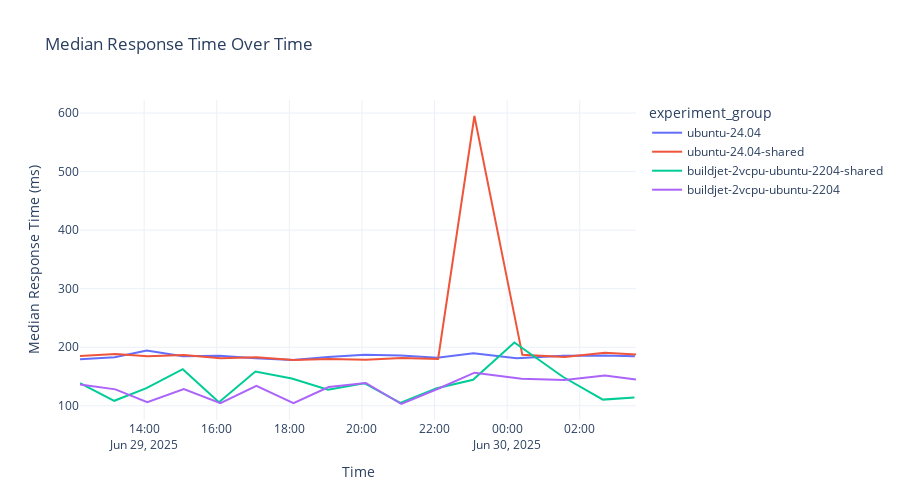
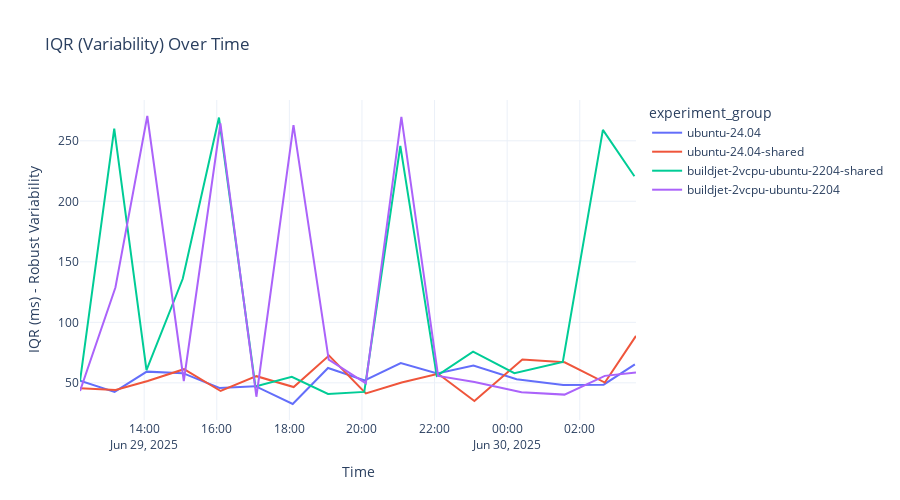

Notebook cell for these charts, in order:
### Markdown cell above
## Time Series Analysis

Analyze how performance varies over time for each configuration.

### Code cell
# Extract timestamp from test run names
def extract_timestamp(test_run_name):
    # Extract timestamp from format like 'trackerexportertests-20250629121357615'
    match = re.search(r"(\d{14})", test_run_name)
    if match:
        timestamp_str = match.group(1)
        return pd.to_datetime(timestamp_str, format="%Y%m%d%H%M%S")
    return None


variability_per_run["timestamp"] = variability_per_run["test_run"].apply(extract_timestamp)
variability_per_run = variability_per_run.dropna(subset=["timestamp"]).sort_values("timestamp")

# Time series plot of median response times (robust to outliers)
fig_ts = px.line(
    variability_per_run,
    x="timestamp",
    y="median",
    color="experiment_group",
    title="Median Response Time Over Time",
    labels={"median": "Median Response Time (ms)", "timestamp": "Time"},
)

fig_ts.update_layout(height=500, template="plotly_white")

fig_ts.show()

# Time series plot of IQR (robust variability measure)
fig_ts_iqr = px.line(
    variability_per_run,
    x="timestamp",
    y="iqr",
    color="experiment_group",
    title="IQR (Variability) Over Time",
    labels={"iqr": "IQR (ms) - Robust Variability", "timestamp": "Time"},
)

fig_ts_iqr.update_layout(height=500, template="plotly_white")

fig_ts_iqr.show()

### Figure 1 — Plotly figure (JSON) as saved in the notebook; plotly's stock layout.template omitted (floating-point values rounded to 4 significant figures)
{"data": [{"hovertemplate": "experiment_group=ubuntu-24.04<br>Time=%{x}<br>Median Response Time (ms)=%{y}<extra></extra>", "legendgroup": "ubuntu-24.04", "line": {"color": "#636efa", "dash": "solid"}, "marker": {"symbol": "circle"}, "mode": "lines", "name": "ubuntu-24.04", "orientation": "v", "showlegend": true, "type": "scatter", "x": ["2025-06-29T12:13:55.000000000", "2025-06-29T13:11:03.000000000", "2025-06-29T14:04:19.000000000", "2025-06-29T15:04:03.000000000", "2025-06-29T16:04:22.000000000", "2025-06-29T17:03:54.000000000", "2025-06-29T18:05:31.000000000", "2025-06-29T19:03:54.000000000", "2025-06-29T20:04:30.000000000", "2025-06-29T21:04:08.000000000", "2025-06-29T22:04:23.000000000", "2025-06-29T23:04:14.000000000", "2025-06-30T00:15:37.000000000", "2025-06-30T01:32:45.000000000", "2025-06-30T02:39:29.000000000", "2025-06-30T03:31:06.000000000"], "xaxis": "x", "y": [179.5, 183.0, 194.5, 184.5, 185.5, 181.0, 178.0, 183.5, 187.0, 186.0, 182.0, 189.5, 181.0, 185.5, 186.0, 184.5], "yaxis": "y"}, {"hovertemplate": "experiment_group=ubuntu-24.04-shared<br>Time=%{x}<br>Median Response Time (ms)=%{y}<extra></extra>", "legendgroup": "ubuntu-24.04-shared", "line": {"color": "#EF553B", "dash": "solid"}, "marker": {"symbol": "circle"}, "mode": "lines", "name": "ubuntu-24.04-shared", "orientation": "v", "showlegend": true, "type": "scatter", "x": ["2025-06-29T12:13:56.000000000", "2025-06-29T13:12:40.000000000", "2025-06-29T14:05:46.000000000", "2025-06-29T15:05:50.000000000", "2025-06-29T16:06:20.000000000", "2025-06-29T17:05:31.000000000", "2025-06-29T18:07:06.000000000", "2025-06-29T19:05:32.000000000", "2025-06-29T20:06:25.000000000", "2025-06-29T21:05:34.000000000", "2025-06-29T22:05:51.000000000", "2025-06-29T23:05:51.000000000", "2025-06-30T00:25:06.000000000", "2025-06-30T01:34:59.000000000", "2025-06-30T02:41:30.000000000", "2025-06-30T03:32:58.000000000"], "xaxis": "x", "y": [185.0, 188.5, 184.5, 186.5, 181.0, 183.0, 178.0, 180.0, 178.5, 181.5, 180.0, 595.0, 187.0, 183.5, 190.5, 187.5], "yaxis": "y"}, {"hovertemplate": "experiment_group=buildjet-2vcpu-ubuntu-2204-shared<br>Time=%{x}<br>Median Response Time (ms)=%{y}<extra></extra>", "legendgroup": "buildjet-2vcpu-ubuntu-2204-shared", "line": {"color": "#00cc96", "dash": "solid"}, "marker": {"symbol": "circle"}, "mode": "lines", "name": "buildjet-2vcpu-ubuntu-2204-shared", "orientation": "v", "showlegend": true, "type": "scatter", "x": ["2025-06-29T12:13:57.000000000", "2025-06-29T13:10:31.000000000", "2025-06-29T14:03:50.000000000", "2025-06-29T15:03:45.000000000", "2025-06-29T16:03:38.000000000", "2025-06-29T17:03:50.000000000", "2025-06-29T18:04:01.000000000", "2025-06-29T19:03:53.000000000", "2025-06-29T20:03:48.000000000", "2025-06-29T21:03:25.000000000", "2025-06-29T22:03:39.000000000", "2025-06-29T23:03:39.000000000", "2025-06-30T00:11:55.000000000", "2025-06-30T01:31:59.000000000", "2025-06-30T02:38:15.000000000", "2025-06-30T03:30:19.000000000"], "xaxis": "x", "y": [138.5, 108.5, 130.0, 162.5, 106.0, 158.5, 146.5, 127.5, 138.5, 105.0, 130.0, 144.5, 208.0, 149.5, 110.5, 114.0], "yaxis": "y"}, {"hovertemplate": "experiment_group=buildjet-2vcpu-ubuntu-2204<br>Time=%{x}<br>Median Response Time (ms)=%{y}<extra></extra>", "legendgroup": "buildjet-2vcpu-ubuntu-2204", "line": {"color": "#ab63fa", "dash": "solid"}, "marker": {"symbol": "circle"}, "mode": "lines", "name": "buildjet-2vcpu-ubuntu-2204", "orientation": "v", "showlegend": true, "type": "scatter", "x": ["2025-06-29T12:14:00.000000000", "2025-06-29T13:12:27.000000000", "2025-06-29T14:05:10.000000000", "2025-06-29T15:05:30.000000000", "2025-06-29T16:06:01.000000000", "2025-06-29T17:05:29.000000000", "2025-06-29T18:06:49.000000000", "2025-06-29T19:05:02.000000000", "2025-06-29T20:06:21.000000000", "2025-06-29T21:05:09.000000000", "2025-06-29T22:05:51.000000000", "2025-06-29T23:06:02.000000000", "2025-06-30T00:23:44.000000000", "2025-06-30T01:34:47.000000000", "2025-06-30T02:41:26.000000000", "2025-06-30T03:32:54.000000000"], "xaxis": "x", "y": [136.5, 128.0, 106.0, 128.5, 104.5, 134.0, 104.5, 132.0, 139.0, 103.0, 129.0, 156.5, 146.0, 144.0, 151.5, 145.0], "yaxis": "y"}], "layout": {"height": 500, "legend": {"title": {"text": "experiment_group"}, "tracegroupgap": 0}, "title": {"text": "Median Response Time Over Time"}, "xaxis": {"anchor": "y", "domain": [0, 1], "title": {"text": "Time"}}, "yaxis": {"anchor": "x", "domain": [0, 1], "title": {"text": "Median Response Time (ms)"}}}}

### Figure 2 — Plotly figure (JSON) as saved in the notebook; plotly's stock layout.template omitted (floating-point values rounded to 4 significant figures)
{"data": [{"hovertemplate": "experiment_group=ubuntu-24.04<br>Time=%{x}<br>IQR (ms) - Robust Variability=%{y}<extra></extra>", "legendgroup": "ubuntu-24.04", "line": {"color": "#636efa", "dash": "solid"}, "marker": {"symbol": "circle"}, "mode": "lines", "name": "ubuntu-24.04", "orientation": "v", "showlegend": true, "type": "scatter", "x": ["2025-06-29T12:13:55.000000000", "2025-06-29T13:11:03.000000000", "2025-06-29T14:04:19.000000000", "2025-06-29T15:04:03.000000000", "2025-06-29T16:04:22.000000000", "2025-06-29T17:03:54.000000000", "2025-06-29T18:05:31.000000000", "2025-06-29T19:03:54.000000000", "2025-06-29T20:04:30.000000000", "2025-06-29T21:04:08.000000000", "2025-06-29T22:04:23.000000000", "2025-06-29T23:04:14.000000000", "2025-06-30T00:15:37.000000000", "2025-06-30T01:32:45.000000000", "2025-06-30T02:39:29.000000000", "2025-06-30T03:31:06.000000000"], "xaxis": "x", "y": [51.75, 42.5, 59.25, 58.0, 45.75, 47.25, 32.5, 62.25, 52.0, 66.25, 57.75, 64.25, 53.0, 48.25, 48.5, 65.25], "yaxis": "y"}, {"hovertemplate": "experiment_group=ubuntu-24.04-shared<br>Time=%{x}<br>IQR (ms) - Robust Variability=%{y}<extra></extra>", "legendgroup": "ubuntu-24.04-shared", "line": {"color": "#EF553B", "dash": "solid"}, "marker": {"symbol": "circle"}, "mode": "lines", "name": "ubuntu-24.04-shared", "orientation": "v", "showlegend": true, "type": "scatter", "x": ["2025-06-29T12:13:56.000000000", "2025-06-29T13:12:40.000000000", "2025-06-29T14:05:46.000000000", "2025-06-29T15:05:50.000000000", "2025-06-29T16:06:20.000000000", "2025-06-29T17:05:31.000000000", "2025-06-29T18:07:06.000000000", "2025-06-29T19:05:32.000000000", "2025-06-29T20:06:25.000000000", "2025-06-29T21:05:34.000000000", "2025-06-29T22:05:51.000000000", "2025-06-29T23:05:51.000000000", "2025-06-30T00:25:06.000000000", "2025-06-30T01:34:59.000000000", "2025-06-30T02:41:30.000000000", "2025-06-30T03:32:58.000000000"], "xaxis": "x", "y": [45.5, 44.0, 51.5, 61.25, 43.25, 55.5, 46.5, 72.5, 41.25, 50.25, 57.5, 35.0, 69.25, 67.0, 50.25, 88.75], "yaxis": "y"}, {"hovertemplate": "experiment_group=buildjet-2vcpu-ubuntu-2204-shared<br>Time=%{x}<br>IQR (ms) - Robust Variability=%{y}<extra></extra>", "legendgroup": "buildjet-2vcpu-ubuntu-2204-shared", "line": {"color": "#00cc96", "dash": "solid"}, "marker": {"symbol": "circle"}, "mode": "lines", "name": "buildjet-2vcpu-ubuntu-2204-shared", "orientation": "v", "showlegend": true, "type": "scatter", "x": ["2025-06-29T12:13:57.000000000", "2025-06-29T13:10:31.000000000", "2025-06-29T14:03:50.000000000", "2025-06-29T15:03:45.000000000", "2025-06-29T16:03:38.000000000", "2025-06-29T17:03:50.000000000", "2025-06-29T18:04:01.000000000", "2025-06-29T19:03:53.000000000", "2025-06-29T20:03:48.000000000", "2025-06-29T21:03:25.000000000", "2025-06-29T22:03:39.000000000", "2025-06-29T23:03:39.000000000", "2025-06-30T00:11:55.000000000", "2025-06-30T01:31:59.000000000", "2025-06-30T02:38:15.000000000", "2025-06-30T03:30:19.000000000"], "xaxis": "x", "y": [51.5, 260.0, 60.5, 136.0, 269.2, 47.0, 55.0, 40.75, 42.5, 245.8, 55.75, 75.75, 58.0, 67.25, 259.0, 220.8], "yaxis": "y"}, {"hovertemplate": "experiment_group=buildjet-2vcpu-ubuntu-2204<br>Time=%{x}<br>IQR (ms) - Robust Variability=%{y}<extra></extra>", "legendgroup": "buildjet-2vcpu-ubuntu-2204", "line": {"color": "#ab63fa", "dash": "solid"}, "marker": {"symbol": "circle"}, "mode": "lines", "name": "buildjet-2vcpu-ubuntu-2204", "orientation": "v", "showlegend": true, "type": "scatter", "x": ["2025-06-29T12:14:00.000000000", "2025-06-29T13:12:27.000000000", "2025-06-29T14:05:10.000000000", "2025-06-29T15:05:30.000000000", "2025-06-29T16:06:01.000000000", "2025-06-29T17:05:29.000000000", "2025-06-29T18:06:49.000000000", "2025-06-29T19:05:02.000000000", "2025-06-29T20:06:21.000000000", "2025-06-29T21:05:09.000000000", "2025-06-29T22:05:51.000000000", "2025-06-29T23:06:02.000000000", "2025-06-30T00:23:44.000000000", "2025-06-30T01:34:47.000000000", "2025-06-30T02:41:26.000000000", "2025-06-30T03:32:54.000000000"], "xaxis": "x", "y": [43.25, 128.8, 270.5, 51.5, 264.5, 38.5, 263.0, 69.25, 49.5, 269.8, 55.75, 50.75, 42.25, 40.25, 55.75, 58.5], "yaxis": "y"}], "layout": {"height": 500, "legend": {"title": {"text": "experiment_group"}, "tracegroupgap": 0}, "title": {"text": "IQR (Variability) Over Time"}, "xaxis": {"anchor": "y", "domain": [0, 1], "title": {"text": "Time"}}, "yaxis": {"anchor": "x", "domain": [0, 1], "title": {"text": "IQR (ms) - Robust Variability"}}}}
